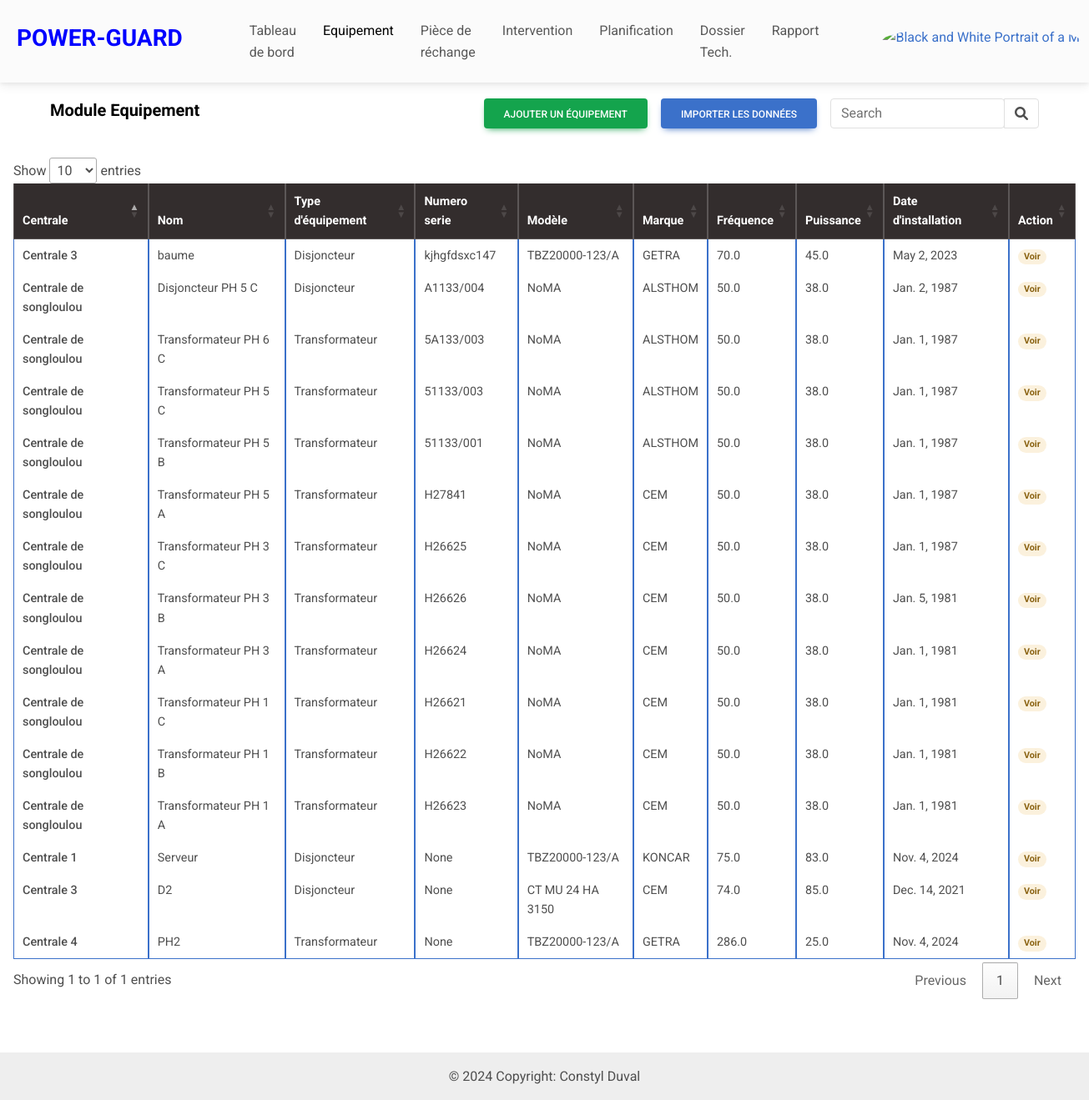
The app's page /equipement (signed in) with its own data.
### eneo_pages/models.py (models this page shows, shortened)
class Equipement(models.Model):
    TYPE_EQUIPE = [
        ("Disjoncteur", "Disjoncteur",),
        ("Transformateur", "Transformateur"),
    ]
    centrale = models.ForeignKey(Centrale, on_delete=models.CASCADE)
    nom = models.CharField(max_length=100)
    type_equipement = models.CharField(max_length=100, choices=TYPE_EQUIPE)
    numero_serie=models.CharField(max_length=100, blank=True, null=True)
    modèle = models.CharField(max_length=100)
    marque = models.CharField(max_length=100)
    puissance = models.FloatField()
    fréquence = models.FloatField()
    date_installation = models.DateField()
    etat_equipement = models.CharField(max_length=100, blank=True, null=True)
    fonction = models.CharField(max_length=100, blank=True, null=True)
    emplacement_couplage = models.CharField(max_length=100, blank=True, null=True)
    regleur_en_chargeur = models.CharField(max_length=100, blank=True, null=True)
    mode_de_fonctionnement = models.CharField(max_length=100, blank=True, null=True)
    niveau_tension = models.CharField(max_length=100, blank=True, null=True)
    technique_de_coupure = models.CharField(max_length=100, blank=True, null=True)
    pouvoir_de_coupure = models.CharField(max_length=100, blank=True, null=True)
    pression_gaz_nombre_de_pôle  = models.CharField(max_length=100, blank=True, null=True)
    courant_nominal_en_service_continu = models.CharField(max_length=100, blank=True, null=True)
    numero_service = models.CharField(max_length=100, blank=True, null=True)
    tension_assigne = models.CharField(max_length=100, blank=True, null=True)
    pouvoir_de_coupure_nominal_court_circuit = models.CharField(max_length=100, blank=True, null=True)
    pouvoir_de_fermeture_nominal_court_circuit  = models.CharField(max_length=100, blank=True, null=True)
    date_création=models.DateTimeField(auto_now_add=True)
    date_modification=models.DateTimeField(auto_now=True)

class Centrale(models.Model):
    nom=models.CharField(max_length=100)
    localisation = models.CharField(max_length=100)
    état = models.CharField(max_length=100)
    date_création=models.DateTimeField(auto_now_add=True)
    date_modification=models.DateTimeField(auto_now=True)
    def __str__(self):
        return self.nom

### eneo_pages/views.py (the view)
# urls.py: path("equipement", views.equipement, name="equipement"),
@login_required
def equipement(request):
    context = {}
    q = request.GET.get("q")
    User = get_user_model()
    user = request.user
    if user.section == 'DISJONCTEUR':
        base_queryset = Equipement.objects.filter(type_equipement='Disjoncteur').order_by('-date_création')
    elif user.section == 'TRANSFORMATEUR':
        base_queryset = Equipement.objects.filter(type_equipement='Transformateur').order_by('-date_création')
    else:
        base_queryset = Equipement.objects.all().order_by('-date_création')
    if q:
        s = EquipementDocument.search().query(
            ESQ("multi_match",
                query=q,
                fields=['nom', 'type_equipement', 'numero_serie', 'modèle', 'marque']
            )
        )
        es_results = s.to_queryset()
        db_results = base_queryset.filter(
            Q(nom__icontains=q) |
            Q(type_equipement__icontains=q) |
            Q(numero_serie__icontains=q) |
            Q(modèle__icontains=q) |
            Q(marque__icontains=q)
        )
        liste_equipement = (es_results & base_queryset) | db_results
    else:
        liste_equipement = base_queryset
    context["liste_equipement"] = liste_equipement.distinct()
    return render(request, "pages/equipement/equipement.html", context)

### eneo_pages/context_processor.py (called while the page is built)
def piece_rechange(request):
    return{'piece_rechange': Session(request)}

### eneo_pages/templates/pages/equipement/equipement.html (shortened to what this page needs)
{% extends "../../base/base.html" %}
{% load static %}
{% block body %}
    {% url 'ajouter_equipement' as ajouter_equipement_url %}
    {% url 'equipement_import' as equipement_import_url %}
    {% include "../../base/navbar2.html" with title='<a href="#" style="color: black;">Module Equipement</a>' button2='<a href="'|add:ajouter_equipement_url|add:'" type="button" class="btn btn-success me-3">Ajouter un équipement</a>' button='<a href="#" type="button" class="btn btn-primary me-3" data-mdb-ripple-init data-mdb-modal-init data-mdb-target="#exampleModal" >Importer les données</a>' %}
    <div class="p-3 mb-5">
        <table class="table table-hover table-bordered border-primary table-responsive" id="myTable">
            <thead class="table-dark">
              <tr>
                <th scope="col">Centrale</th>
                <th scope="col">Nom</th>
                <th scope="col">Type d'équipement</th>
                <th scope="col">Numero serie</th>
                <th scope="col">Modèle</th>
                <th scope="col">Marque</th>
                <th scope="col">Fréquence</th>
                <th scope="col">Puissance</th>
                <th scope="col">Date d'installation</th>
                <th scope="col">Action</th>
              </tr>
            </thead>
            {% if liste_equipement %}
              {% for equipement in liste_equipement %}
                <tbody>
                    <tr>
                      <a href="#">
                        <th>{{equipement.centrale}}</th>
                        <td>{{equipement.nom}}</td>
                        <td>{{equipement.type_equipement}}</td>
                        <td>{{equipement.numero_serie}}</td>
                        <td>{{equipement.modèle}}</td>
                        <td>{{equipement.marque}}</td>
                        <td>{{equipement.fréquence}}</td>
                        <td>{{equipement.puissance}}</td>
                        <td>{{equipement.date_installation}}</td>
                        <td><a href="{% url 'detail_equipement' equipement.id %}"><span class="badge rounded-pill badge-warning fs-7">Voir</span></a></td>
                      </a>
                    </tr>
                </tbody>
              {% endfor %}
              {% else %}
                <tr class="text-center">
                  <img src="{% static 'img/empty.gif' %}" alt="" style="height: 200px; width: 200px;" srcset="">
                  <p colspan="9">Aucune pièce de rechange.</p>
                </tr>
            {% endif %}
        </table>
    </div>
{% endblock %}

### records on screen
Equipement: centrale "Centrale 3", nom "baume", type_equipement "Disjoncteur", numero_serie "kjhgfdsxc147", modèle "TBZ20000-123/A", marque "GETRA", fréquence "70.0", puissance "45.0", date_installation "May 2, 2023"
Equipement: centrale "Centrale de songloulou", nom "Disjoncteur PH 5 C", type_equipement "Disjoncteur", numero_serie "A1133/004", modèle "NoMA", marque "ALSTHOM", fréquence "50.0", puissance "38.0", date_installation "Jan. 2, 1987"
Equipement: centrale "Centrale de songloulou", nom "Transformateur PH 6 C", type_equipement "Transformateur", numero_serie "5A133/003", modèle "NoMA", marque "ALSTHOM", fréquence "50.0", puissance "38.0", date_installation "Jan. 1, 1987"
Equipement: centrale "Centrale de songloulou", nom "Transformateur PH 5 C", type_equipement "Transformateur", numero_serie "51133/003", modèle "NoMA", marque "ALSTHOM", fréquence "50.0", puissance "38.0", date_installation "Jan. 1, 1987"
Equipement: centrale "Centrale de songloulou", nom "Transformateur PH 5 B", type_equipement "Transformateur", numero_serie "51133/001", modèle "NoMA", marque "ALSTHOM", fréquence "50.0", puissance "38.0", date_installation "Jan. 1, 1987"
Equipement: centrale "Centrale de songloulou", nom "Transformateur PH 5 A", type_equipement "Transformateur", numero_serie "H27841", modèle "NoMA", marque "CEM", fréquence "50.0", puissance "38.0", date_installation "Jan. 1, 1987"
Equipement: centrale "Centrale de songloulou", nom "Transformateur PH 3 C", type_equipement "Transformateur", numero_serie "H26625", modèle "NoMA", marque "CEM", fréquence "50.0", puissance "38.0", date_installation "Jan. 1, 1987"
Equipement: centrale "Centrale de songloulou", nom "Transformateur PH 3 B", type_equipement "Transformateur", numero_serie "H26626", modèle "NoMA", marque "CEM", fréquence "50.0", puissance "38.0", date_installation "Jan. 5, 1981"
Equipement: centrale "Centrale de songloulou", nom "Transformateur PH 3 A", type_equipement "Transformateur", numero_serie "H26624", modèle "NoMA", marque "CEM", fréquence "50.0", puissance "38.0", date_installation "Jan. 1, 1981"
Equipement: centrale "Centrale de songloulou", nom "Transformateur PH 1 C", type_equipement "Transformateur", numero_serie "H26621", modèle "NoMA", marque "CEM", fréquence "50.0", puissance "38.0", date_installation "Jan. 1, 1981"
Equipement: centrale "Centrale de songloulou", nom "Transformateur PH 1 B", type_equipement "Transformateur", numero_serie "H26622", modèle "NoMA", marque "CEM", fréquence "50.0", puissance "38.0", date_installation "Jan. 1, 1981"
Equipement: centrale "Centrale de songloulou", nom "Transformateur PH 1 A", type_equipement "Transformateur", numero_serie "H26623", modèle "NoMA", marque "CEM", fréquence "50.0", puissance "38.0", date_installation "Jan. 1, 1981"
Equipement: centrale "Centrale 1", nom "Serveur", type_equipement "Disjoncteur", numero_serie "None", modèle "TBZ20000-123/A", marque "KONCAR", fréquence "75.0", puissance "83.0", date_installation "Nov. 4, 2024"
Equipement: centrale "Centrale 3", nom "D2", type_equipement "Disjoncteur", numero_serie "None", modèle "CT MU 24 HA 3150", marque "CEM", fréquence "74.0", puissance "85.0", date_installation "Dec. 14, 2021"
Equipement: centrale "Centrale 4", nom "PH2", type_equipement "Transformateur", numero_serie "None", modèle "TBZ20000-123/A", marque "GETRA", fréquence "286.0", puissance "25.0", date_installation "Nov. 4, 2024"

### other values on screen
{{ title|escape }} "Module Equipement"
{{ button2|safe }} "AJOUTER UN ÉQUIPEMENT"
{{ button|safe }} "IMPORTER LES DONNÉES"
